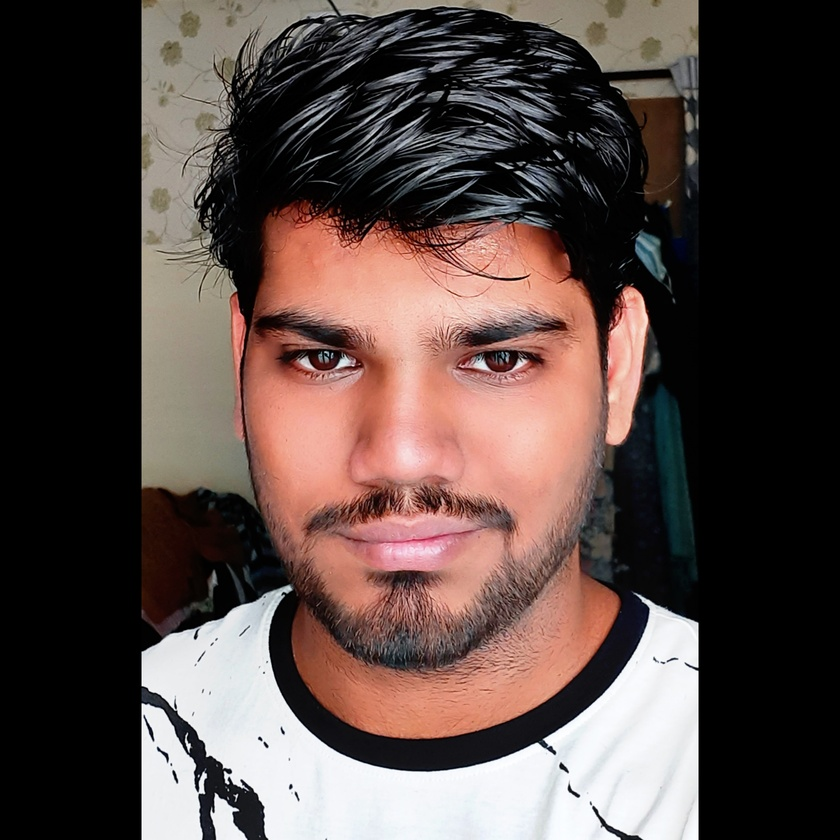
#> input picture Open CV/Image Editor/Image.jpg, 840 x 840 px, shrunk from 2896 x 2896 before the run, found by its file name
$ python Extraction.py
#> lines starting #> are read from the running program, lines starting #| are printed output that depends on the picture
import numpy as np
import cv2
from matplotlib import pyplot as plt

img = cv2.imread('C:\\Users\\HP\\Desktop\\COLLEGE\\Vision-AI-TaskPhase\\Task 2\\Open CV\\Foreground Extraction\\Image.jpg')
#> img is the input picture: shape (840, 840, 3); mean B, G, R 68.1, 72.2, 87.7
mask = np.zeros(img.shape[:2],np.uint8)

bgdModel = np.zeros((1,65),np.float64)
fgdModel = np.zeros((1,65),np.float64)

rect = (161,79,150,150)
cv2.grabCut(img,mask,rect,bgdModel,fgdModel,5,cv2.GC_INIT_WITH_RECT)
mask2 = np.where((mask==2)|(mask==0),0,1).astype('uint8')
img = img*mask2[:,:,np.newaxis]
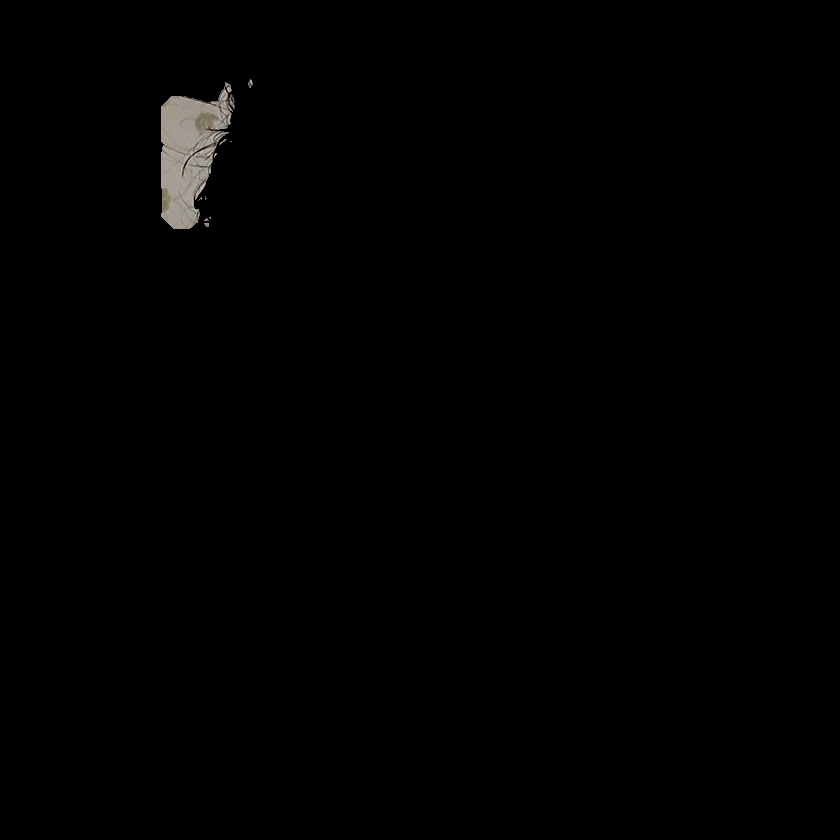
#> img: shape (840, 840, 3); mean B, G, R 1.3, 1.4, 1.5

plt.imshow(img)
plt.colorbar()
plt.show()
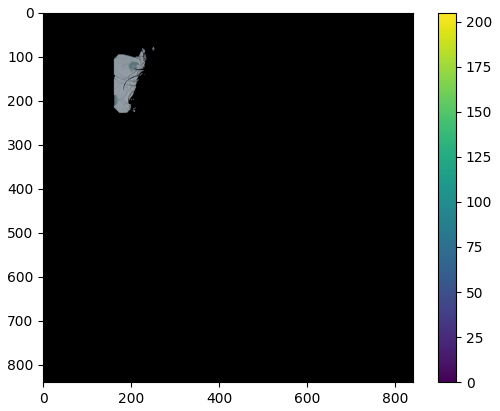
#> figure drawn by matplotlib, 2 panels; B, G, R data is drawn as R, G, B
plt.savefig('extracted.png')
